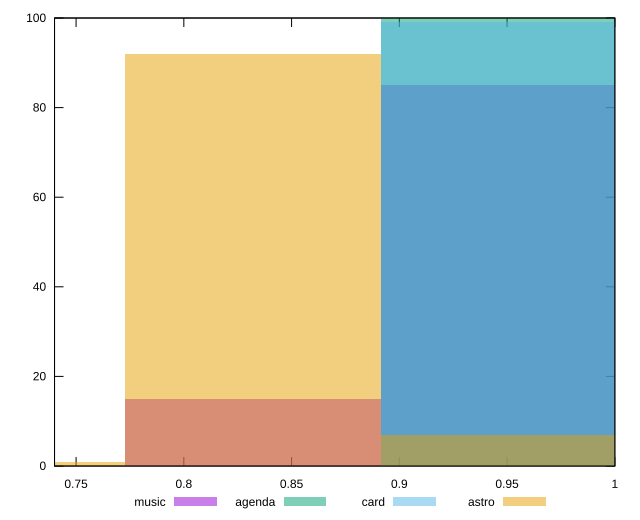

Here is the gnuplot script that generated this plot:
reset

$music <<EOF
0.8319919630542119 15
0.9508479577762421 85
EOF

$agenda <<EOF
0.9508479577762421 100
EOF

$card <<EOF
0.9508479577762421 99
EOF

$astro <<EOF
0.7131359683321816 1
0.8319919630542119 92
0.9508479577762421 7
EOF

set key outside below
set boxwidth 0.11885599472203026
set xrange [0.74:1]
set yrange [0:100]
set trange [0:100]
set style fill transparent solid 0.5 noborder
set terminal svg size 640, 520 enhanced background rgb 'white'
set output "reports/report_00030_2021-02-24T20-42-31.540Z/mainthread-work-breakdown/comparison/histogram/all_score.svg"

plot $music title "music" with boxes, \
     $agenda title "agenda" with boxes, \
     $card title "card" with boxes, \
     $astro title "astro" with boxes

reset
